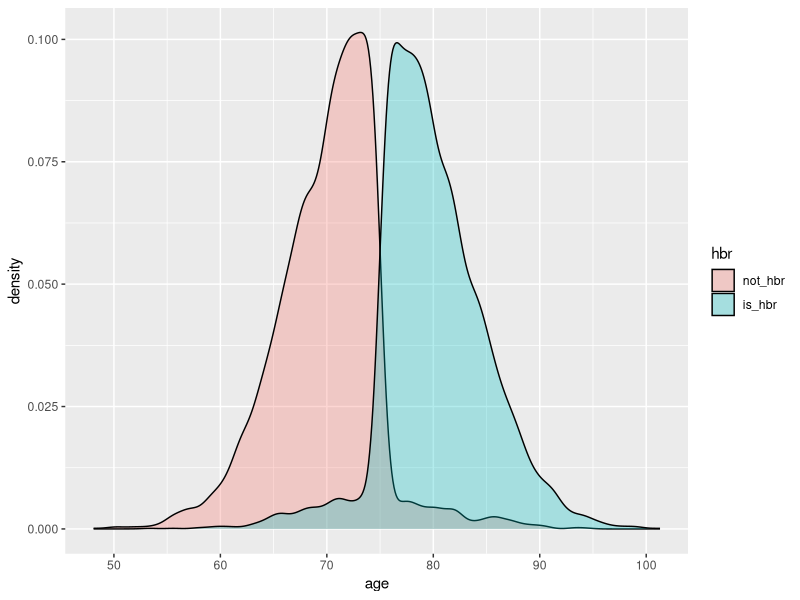
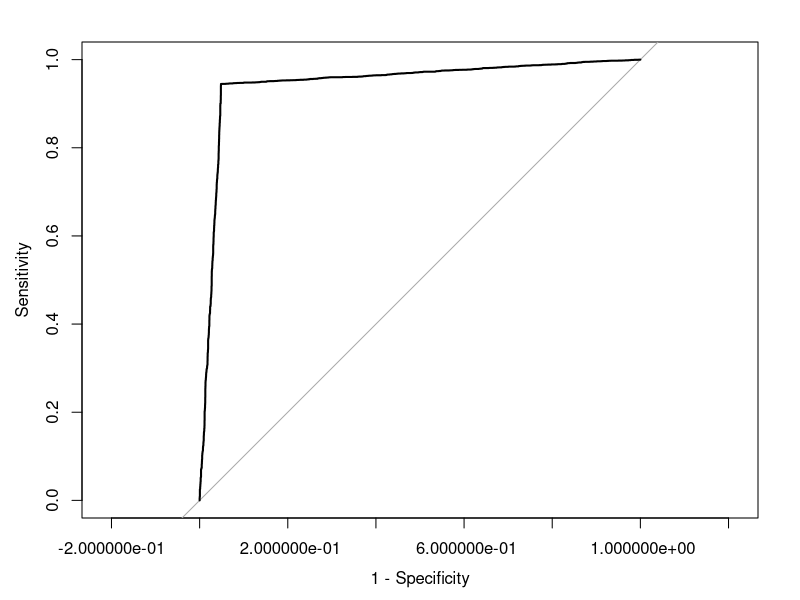
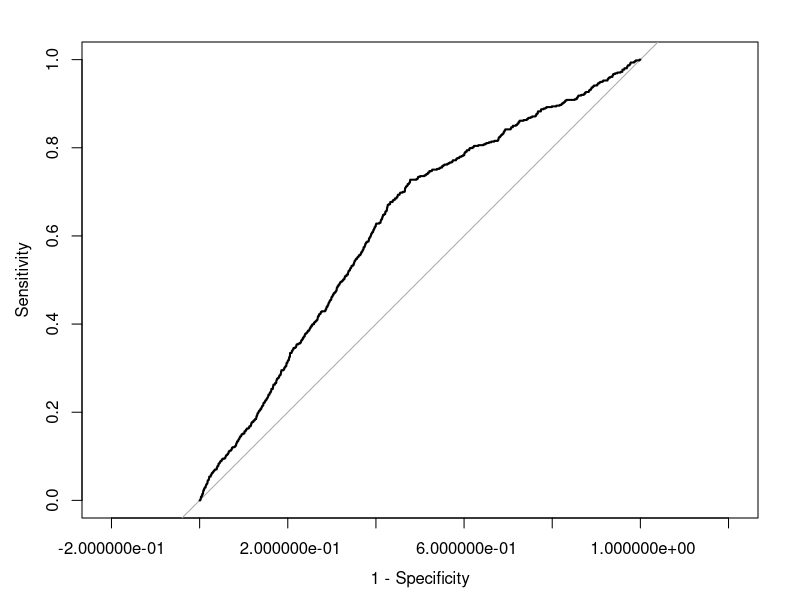
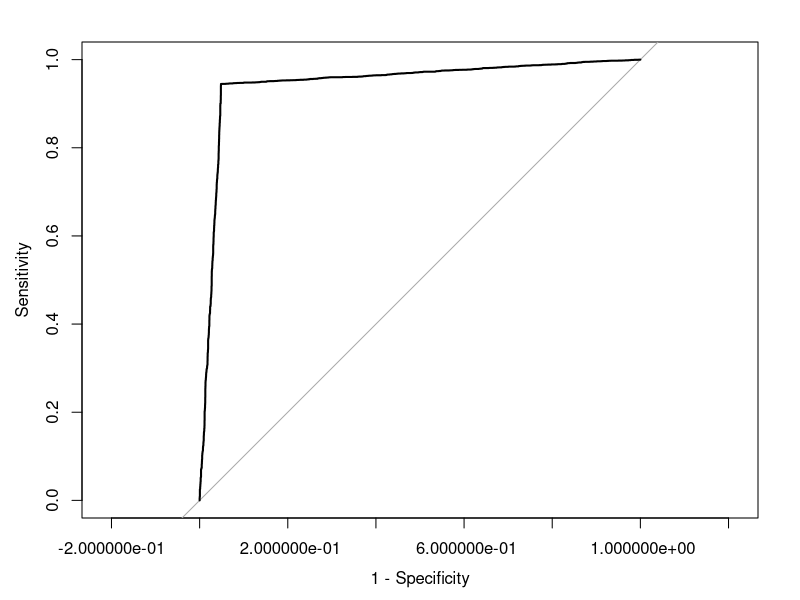

Write the R code that produced these figures, in order.
##' This script creates a simulated dataset of high bleeding risk
##' based on the numbers in the paper "2020 Cao et al. - Validation of the
##' Academic Research Consortium High Bleeding Risk Definition in
##' Contemporary PCI Patients". The purpose is to demonstrate the difference
##' between simulating bleeding risk (an event probability that depends
##' on certain bleeding risk factors) and simulating bleeding events
##' themselves. It is not possible to simulate bleeding events under
##' this event model (where bleeding event probability is equal to
##' bleeding risk) because the occurance of bleeding does not depend
##' deterministically (or nearly-deterministically) on the input
##' categories
##' 

library(tidyverse)
library(corrplot)
library(caret)
library(pROC)
library(ggplot2)

## Total number of patients
n <- 10000

## Proportion of population at high bleeding risk (HBR)
p_hbr <- 0.444

## Proportion of various major criteria, given HBR
p_anemia_hbr <- 0.332
p_oac_hbr <- 0.185
p_malignancy_hbr <- 0.168
p_ckd_hbr <- 0.137
p_surgery_hbr <- 0.082

## Probability of bleed occurance for the baseline
## population (baseline bleeding risk), vs probability
## of bleed occurance for HBR
p_bleed_base <- 0.032
p_bleed_hbr <- 0.091

set.seed(1023)

## Generate normally distributed ages
hbr <- tibble(age = rnorm(n = n, mean = 75, sd = 7))

## Generate HBR based deterministically on age
hbr <- hbr %>%
    mutate(hbr = if_else(age >= 75, 1, 0))

## Add noise, so that HBR does not depend completely
## deterministically on age. This models a more
## realistic scenario, where there are other hidden
## variables (determinsitically) affecting bleeding
## risk
random_hbr <- rbinom(n = n, size = 1, prob = 0.05)
hbr <- hbr %>% mutate(hbr = xor(hbr, random_hbr))

## Convert to factor
hbr$hbr <- factor(hbr$hbr)
levels(hbr$hbr) <- c("not_hbr", "is_hbr")

## Plot age distribution
ggplot(hbr, aes(x=age, fill=hbr)) + geom_density(alpha = 0.3)

## Generate bleed occurance based on bleeding risk
hbr <- hbr %>%
    mutate(bleeding_risk = if_else(hbr == "not_hbr", p_bleed_base, p_bleed_hbr)) %>%
    mutate(bleed_occured = rbinom(n = n, size = 1, p = bleeding_risk))

## Convert columns to factors
hbr$bleed_occured <- factor(hbr$bleed_occured)
levels(hbr$bleed_occured) <- c("no_bleed", "bleed_occured")

## In this dataset, The HBR column is assumed to reflect the truth
## about who is at high bleeding risk. Being at high bleeding
## risk is then modelled as having a raised probability of bleeding
## from the baseline 3.2% to the higher risk 9.1%. Conceptually,
## bleeding risk depends deterministically on patient characteristics,
## if enough characteristics were accounted for. Here, this is modelled
## by having bleeding risk depend exactly on age -- if age >= 75, then
## the is_hbr flag is set.

## First, use logistic regression to predict high-bleeding risk
## from the input predictors.

## Use 10-fold cross validation
ctrl <- trainControl(summaryFunction = twoClassSummary,
                     method = "cv",
                     number = 10,
                     classProbs = TRUE,
                     savePredictions = TRUE)
lr_hbr <- train(hbr[,1], y = hbr$hbr,
                method = "glm",
                metric = "ROC",
                trControl = ctrl)

## View the summary, look for ROC area, which is the average
## over the n folds of the cross validation. The paper states
## that 
lr_hbr

## Predict the class probabilities and add the probability of
lr_hbr_pred_prob <- predict(lr_hbr, new_data = hbr, type = "prob")
hbr$lr_hbr_prob <- lr_hbr_pred_prob[,"is_hbr"]

## Plot the ROC curve for the 
roc_curve <- roc(response = hbr$hbr,
                 predictor = hbr$lr_hbr_prob)
auc(roc_curve)
ci(roc_curve)
plot(roc_curve, legacy.axes = TRUE)

## Predict the bleeding risk (HBR or not-HBR) from the
## lr_hbr model, and plot the confusion matrix
hbr$lr_hbr_pred <- predict(lr_hbr, new_data = hbr)
confusionMatrix(hbr$lr_hbr_pred, hbr$hbr)

## Now repeat the analysis attempting to predict bleeding. It
## is not possible to predict bleeding, because it is a random
## event (the probability ranges from 3% - 10%). It is also
## not possible to use bleeding events as a proxy for bleeding
## risk, because the difference between the probabilities for
## HBR and non-HBR is too low to distinguish in this sample size
lr_bleed <- train(hbr[,1], y = hbr$bleed_occured,
                method = "glm",
                metric = "ROC",
                trControl = ctrl)

## View the summary, look for ROC area, which is the average
## over the n folds of the cross validation. The paper states
## that 
lr_bleed

## Predict the class probabilities and add the probability of
lr_bleed_pred_prob <- predict(lr_bleed, new_data = hbr, type = "prob")
hbr$lr_bleed_prob <- lr_bleed_pred_prob[,"bleed_occured"]

## Plot the ROC curve for the 
roc_curve <- roc(response = hbr$bleed_occured,
                 predictor = hbr$lr_bleed_prob)
auc(roc_curve)
ci(roc_curve)
plot(roc_curve, legacy.axes = TRUE)

## Attempt to predict bleeding events from the
## model. This model predicts all events as non
## bleeds.
hbr$lr_bleed_pred <- predict(lr_bleed, new_data = hbr)
confusionMatrix(hbr$lr_bleed_pred, hbr$bleed_occured)

## The real question is what is the value of predicting
## bleeding as a proxy for predicting HBR, the real
## quantity of interest
roc_curve <- roc(response = hbr$hbr,
                 predictor = hbr$lr_bleed_prob)
auc(roc_curve)
ci(roc_curve)
plot(roc_curve, legacy.axes = TRUE)

table(hbr$hbr, hbr$bleed_occured)

























